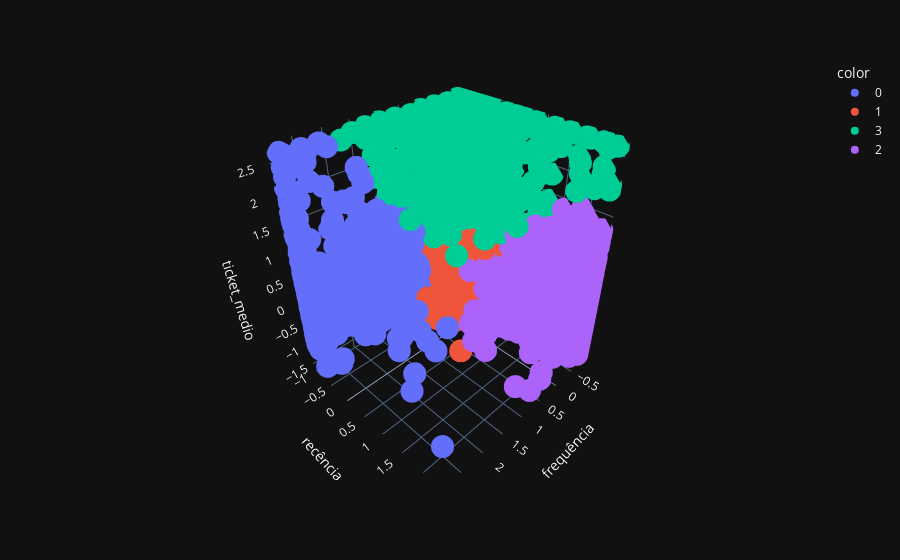

This figure's notebook cell:
### Markdown cell above
Pelo método de elbow, concluímos que o número ideal de clusters são 4.

### Code cell
#Treinando e prevendo o dataset com o Kmeans
kmeans = KMeans(4)
kmeans_clusters = kmeans.fit_predict(df_rfm_scaled)

#Plotando os clusters em 3d com o scatter
px.scatter_3d(df_rfm_scaled, x='frequência', y='recência', z='ticket_medio', color=kmeans_clusters.astype(str), template='plotly_dark')

### Figure 1 — Plotly figure (JSON) as saved in the notebook; plotly's stock layout.template omitted (floating-point values rounded to 4 significant figures; data arrays with more than 128 entries replaced by an {"elided": "..."} marker saying what was removed)
{"data": [{"hovertemplate": "color=0<br>frequência=%{x}<br>recência=%{y}<br>ticket_medio=%{z}<extra></extra>", "legendgroup": "0", "marker": {"color": "#636efa", "symbol": "circle"}, "mode": "markers", "name": "0", "scene": "scene", "showlegend": true, "type": "scatter3d", "x": {"elided": "652 float values"}, "y": {"elided": "652 float values"}, "z": {"elided": "652 float values"}}, {"hovertemplate": "color=1<br>frequência=%{x}<br>recência=%{y}<br>ticket_medio=%{z}<extra></extra>", "legendgroup": "1", "marker": {"color": "#EF553B", "symbol": "circle"}, "mode": "markers", "name": "1", "scene": "scene", "showlegend": true, "type": "scatter3d", "x": {"elided": "2084 float values"}, "y": {"elided": "2084 float values"}, "z": {"elided": "2084 float values"}}, {"hovertemplate": "color=3<br>frequência=%{x}<br>recência=%{y}<br>ticket_medio=%{z}<extra></extra>", "legendgroup": "3", "marker": {"color": "#00cc96", "symbol": "circle"}, "mode": "markers", "name": "3", "scene": "scene", "showlegend": true, "type": "scatter3d", "x": {"elided": "603 float values"}, "y": {"elided": "603 float values"}, "z": {"elided": "603 float values"}}, {"hovertemplate": "color=2<br>frequência=%{x}<br>recência=%{y}<br>ticket_medio=%{z}<extra></extra>", "legendgroup": "2", "marker": {"color": "#ab63fa", "symbol": "circle"}, "mode": "markers", "name": "2", "scene": "scene", "showlegend": true, "type": "scatter3d", "x": {"elided": "979 float values"}, "y": {"elided": "979 float values"}, "z": {"elided": "979 float values"}}], "layout": {"legend": {"title": {"text": "color"}, "tracegroupgap": 0}, "margin": {"t": 60}, "scene": {"domain": {"x": [0, 1], "y": [0, 1]}, "xaxis": {"title": {"text": "frequência"}}, "yaxis": {"title": {"text": "recência"}}, "zaxis": {"title": {"text": "ticket_medio"}}}}}
